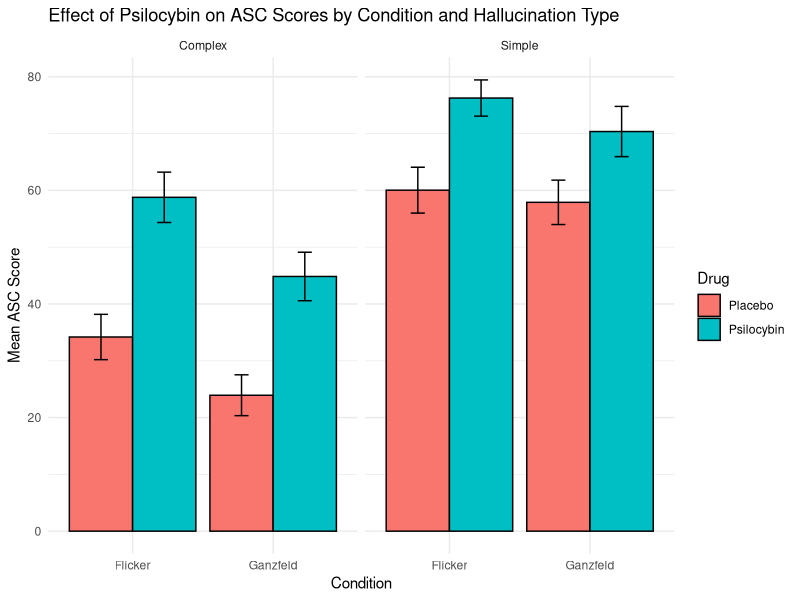

The R source for this figure:
# clear workspace
rm(list=ls())


# libraries
library(truncnorm)
library(lme4)
library(lmerTest)
library(tidyverse)

# ------------------------------------------------------------------------------
# data
ASC <- read.csv("ASC.csv")

# ------------------------------------------------------------------------------
# tydying
ASC <- ASC%>%
  rename(Participant_Number = Participant.number,
         Simple_Complex = ASC.dimension,
         Average_Score = Average.score) %>%
  mutate(Simple_Complex = case_when(
    Simple_Complex == "Elementary imagery" ~ "Simple",
    Simple_Complex == "Complex imagery" ~ "Complex",
    TRUE ~ Simple_Complex)) %>%
  dplyr::select(Participant_Number, Simple_Complex, Average_Score, Condition)

# ------------------------------------------------------------------------------
# estimate original model
ASCmod <- lmer(Average_Score ~ Condition*Simple_Complex + (1|Participant_Number),
               data=ASC)
summary(ASCmod)

# extract parameters from fitted model (these will be used in the function below)
fx <- fixef(ASCmod)
residual_sd <- sigma(ASCmod)
random_intercept_sd <- as.data.frame(VarCorr(ASCmod))$sdcor[1]

# ------------------------------------------------------------------------------
# Function that creates simulated data
simulate_data <- function(n) {
  # Load necessary package
  library(MASS)
  
  # additional assumptions
  random_correlation <- 0.5
  effect_size <- 0.8 # standardized
  
  # Random effects variance components
  # assume smaller variances in the effect of drugs than the variance at baseline
  Var_b <- c(random_intercept_sd^2,   # random intercept
             random_intercept_sd^2/2) # random slope for main effect of Drug

  
  # effect size of psylocibin (main effect) in units of the dependent variable
  # the effect size is defined as cohen d so we need to pool together all sources
  # of variability (residuals & random effects)
  # see example here: https://mlisi.xyz/files/workshops/LMM101/LMM_part2.html#42
  drug_main_effect <- effect_size * sqrt(residual_sd^2 + 
                                           Var_b[1] +
                                           0.5*Var_b[2] +
                                           random_correlation * sqrt(Var_b[1]) * sqrt(Var_b[2]))
  
  # Fixed parameters 
  beta0 <-fx[1]     # Intercept
  beta1 <- fx[2]    # ConditionGanzfeld
  beta2 <- fx[3]    # Simple_ComplexSimple
  beta3 <- drug_main_effect  # DrugPsilocybin 

  beta <- c(beta0, beta1, beta2, beta3)
  
  # assigne names (to avoid errors below)
  names(beta) <- c("Intercept","Ganzfeld","Simple","Psilocybin")
  
  # note that currently I set some of the variances to zero, which 
  # effectively means we are simulating only random slopes for main effect of Drug
  # (Not all of these might be estimable from the data in practice)
  # if you want to test for an interaction, you should add some heterogeneity in the 
  # interaction parameter of interest by simulating random slopes
  
  correlation <- 0.5  # Correlation among random effects
  
  # Construct variance-covariance matrix for random effects
  Sigma <- matrix(0, nrow=2, ncol=2)
  for (i in 1:2) {
    for (j in 1:2) {
      if (i == j) {
        Sigma[i, j] <- Var_b[i]
      } else {
        Sigma[i, j] <- correlation * sqrt(Var_b[i] * Var_b[j])
      }
    }
  }
  
  # Generate random effects for each participant
  random_effects <- mvrnorm(n = n, mu = rep(0, 2), Sigma = Sigma)
  colnames(random_effects) <- c("b0i", "b1i")
  
  # Create data frame with all combinations of factors for each participant
  participants <- 1:n
  conditions <- c("Flicker", "Ganzfeld")
  complexity <- c("Complex", "Simple")
  drugs <- c("Placebo", "Psilocybin")
  
  df <- expand_grid(
    Participant_Number = participants,
    Condition = conditions,
    Simple_Complex = complexity,
    Drug = drugs
  )

  # Create design matrix for fixed effects
  X <- model.matrix(~ Condition + Simple_Complex + Drug, data = df)
  
  # Map random effects to observations
  random_effects_df <- data.frame(Participant_Number = 1:n, random_effects)
  df <- merge(df, random_effects_df, by = "Participant_Number")
  
  # Create random effects design variables (indexes)
  df$z1 <- ifelse(df$Drug == "Psilocybin", 1, 0)
  
  # Compute random effects contribution
  df$random_effects_contribution <- df$b0i +
    df$b1i * df$z1
  
  # Compute linear predictor (eta)
  eta_fixed <- X %*% beta
  eta_fixed <- as.numeric(eta_fixed)  # Convert matrix to vector
  df$eta <- eta_fixed + df$random_effects_contribution
  
  # Add residual error (bounded)
  df$ASC_Score <- rtruncnorm(nrow(df), mean = df$eta, sd = residual_sd, a=0, b=100)
  
  # Return the data frame with relevant columns
  return(df[, c("Participant_Number", "Condition", "Simple_Complex", "Drug", "ASC_Score")])
}

# ------------------------------------------------------------------------------
# test
simulated_data <- simulate_data(n = 30)

# fit model
sim_m <- lmer(ASC_Score ~ Condition + Simple_Complex + Drug + ( Drug | Participant_Number), data=simulated_data)
summary(sim_m)

# ------------------------------------------------------------------------------

# Summarize data for plotting
summary_data <- simulated_data %>%
  group_by(Condition, Simple_Complex, Drug) %>%
  summarise(
    Mean = mean(ASC_Score, na.rm = TRUE),
    SE = sd(ASC_Score, na.rm = TRUE) / sqrt(n())
  )

# Create the plot
ggplot(summary_data, aes(x = Condition, y = Mean, fill = Drug)) +
  geom_bar(stat = "identity", position = position_dodge(), color = "black") +
  geom_errorbar(aes(ymin = Mean - SE, ymax = Mean + SE), width = 0.2, position = position_dodge(0.9)) +
  facet_wrap(~Simple_Complex) +
  labs(
    title = "Effect of Psilocybin on ASC Scores by Condition and Hallucination Type",
    x = "Condition",
    y = "Mean ASC Score",
    fill = "Drug"
  ) +
  theme_minimal()
